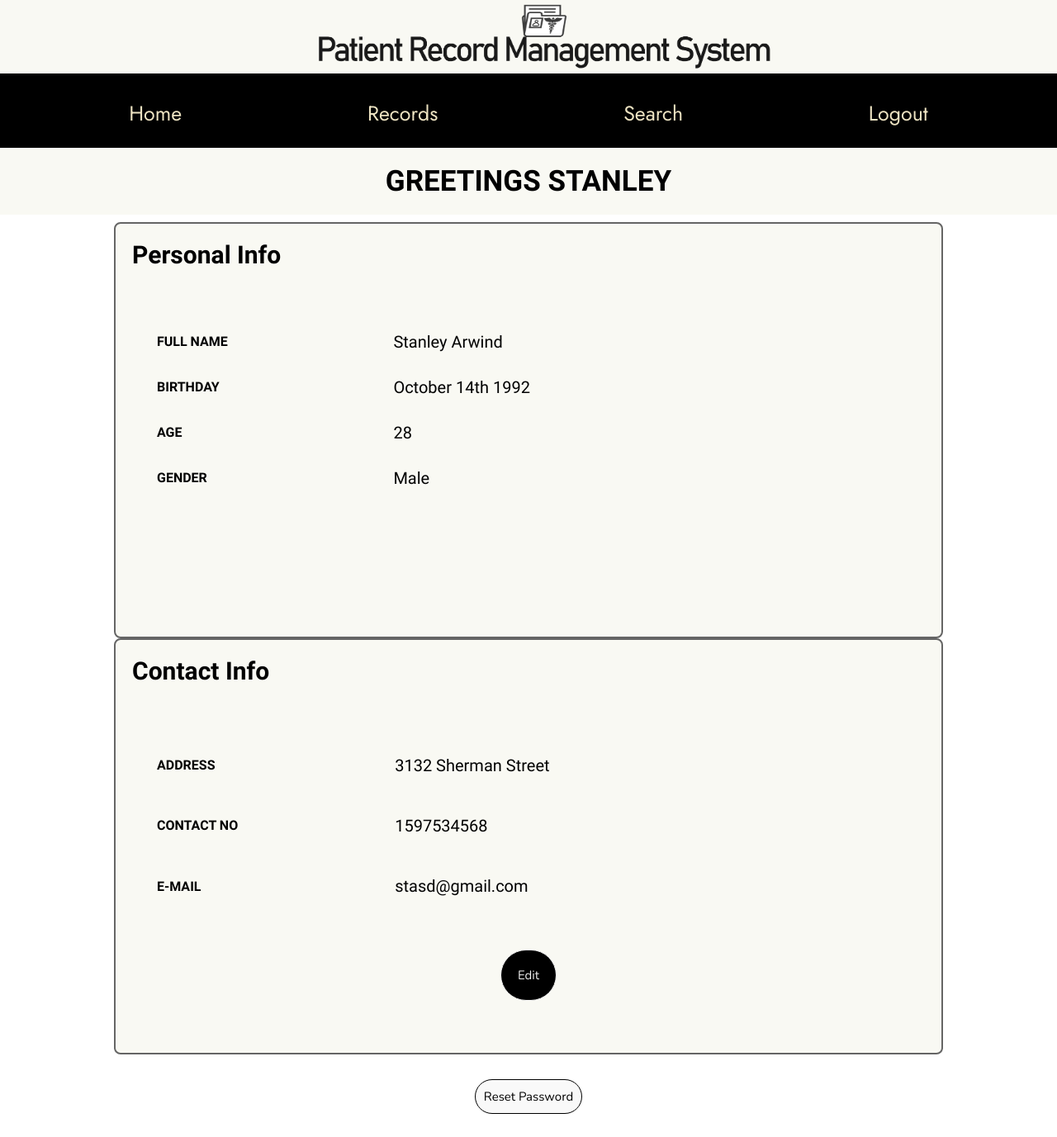
Screenshot of /pdashboard.php (signed in) with the database file from the repository.
### tables this page shows
CREATE TABLE IF NOT EXISTS `patient` (
  `SSN` varchar(20) NOT NULL,
  `F_Name` char(15) NOT NULL,
  `L_Name` char(15) NOT NULL,
  `Address` varchar(30) NOT NULL,
  `Contact_No` varchar(20) NOT NULL,
  `Email` varchar(50) DEFAULT NULL,
  `Date_Of_Birth` date NOT NULL,
  `Gender` char(10) NOT NULL
);

### pdashboard.php (the view, shortened to what this page needs)
<!DOCTYPE html>
<html>
<head>
  <link rel="stylesheet" type="text/css" href="css/pdash_style.css">
</head>
<body>
  <div class="top_img"><img src="Resource/land2.png"></div>
  <div class="navigation-bar" style="text-align: center">
    <a href="pdashboard.php" >Home</a>
    <a href="precords.php">Records </a>
    <a href="psearch.php">Search</a>
    <a class='logout' href="logout.php">Logout</a>
  </div>
  <?php
    require "connection.php";
    $uid=$_SESSION["userID"];
    $sql="SELECT SSN, F_Name, CONCAT(F_Name,' ',L_Name) AS Full_name, Address, Contact_No, Email, Date_Format(Date_Of_Birth,'%M %D %Y') AS Date_Of_Birth, Gender, DATE_FORMAT(NOW(), '%Y') - DATE_FORMAT(Date_Of_Birth, '%Y') - (DATE_FORMAT(NOW(), '00-%m-%d') < DATE_FORMAT(Date_Of_Birth, '00-%m-%d')) AS age FROM patient WHERE SSN=?";
    $stmt= mysqli_stmt_init($conn);
    if (!mysqli_stmt_prepare($stmt,$sql)) {
      header("Location:pdashboard.php?error=sqlerror");
    }
    else {
      mysqli_stmt_bind_param($stmt, "s", $uid);
      mysqli_stmt_execute($stmt);
      $result= mysqli_stmt_get_result($stmt);
      if ($row = mysqli_fetch_assoc($result))
      {
        $fname=strtoupper($row["F_Name"]);
        $fullname=$row["Full_name"];
        $address=$row["Address"];
        $cont=$row["Contact_No"];
        $mail=$row["Email"];
        $dob=$row["Date_Of_Birth"];
        $gen=$row["Gender"];
        $age=$row["age"];
        echo "
          <div class='welcome'><h2 class='welcome_mssg'> GREETINGS $fname</h2></div>
          <div class='pi_box'>
            <div class='pi_table'>
            <h3> Personal Info</h3>
              <table>
                <tr><th>FULL NAME</th>
                    <td>$fullname</td></tr>
                <tr><th>BIRTHDAY</th>
                   <td>$dob</td></tr>
                <tr><th>AGE</th>
                    <td>$age</td></tr>
                <tr><th>GENDER</th>
                   <td>$gen</td></tr>
              </table>
            </div>
          </div>
          <div class='ci_box'>
            <div class='ci_table'>
            <h3> Contact Info</h3>
              <table>
                <tr><th>ADDRESS</th>
                    <td>$address</td></tr>
                <tr><th>CONTACT NO</th>
                   <td>$cont</td></tr>
                <tr><th>E-MAIL</th>
                   <td>$mail</td></tr>
              </table>
              <a href='patient_info_edit.php'>Edit</a>
            </div>
          </div>
          <div class='res_div'><a class='res' href='p_res_pass.php'>Reset Password</a></div>
        <div class='footer'></div>
        ";
      }
    }
   ?>
</body>
</html>

### css/pdash_style.css (style rules this page uses)
* { margin: 0; padding: 0; }
.top_img { width: 100%; background-color: #f9f9f3; }
.top_img img { width: 550px; height: 80px; margin: 5px 30% auto; }
.navigation-bar { background-color: black; overflow: hidden; font-family: "Jost", sans-serif; height: 90px; text-align: center; }
.navigation-bar a { display: inline-block; float: none; font-size: 25px; text-decoration: none; color: #ece2c1; padding: 30px 30px; margin: 0 80px; }
.welcome { width: 100%; height: 90px; }
.welcome_mssg { font-family: "Barlow Condensed", sans-serif; font-size: 35px; background: #f9f9f3; text-align: center; padding: 20px; }
.pi_box, .ci_box { text-align: center; }
.pi_table, .ci_table { display: inline-block; width: 1000px; height: 500px; border: 2px solid rgb(101 101 101); border-radius: 8px; font-family: "Barlow Condensed", sans-serif; background: #f9f9f3; }
.pi_table h3, .ci_table h3 { margin: 2%; text-align: left; font-size: 30px; }
.pi_table table, .ci_table table { font-family: "Questrial", sans-serif; height: 300px; width: 900px; text-align: left; padding: 30px; border-spacing: 20px; padding: 30px; }
.pi_table table td, .ci_table table td { font-size: 20px; }
.ci_table a { display: inline-block; background: black; padding: 20px; margin-left: 320; text-decoration: none; font-family: "Nunito", sans-serif; font-size: 15px; color: #f1f1f1; border: 1px solid #f1f1f1; border-radius: 40px; outline: none; }
.res_div { width: 100%; height: 20%; text-align: center; margin-top: 30px; }
.res { display: inline-block; background: #f9f9f9; padding: 10px; margin-left: auto; margin-right: auto; text-decoration: none; font-family: "Nunito", sans-serif; font-size: 15px; color: black; border: 1px solid black; border-radius: 40px; outline: none; }

### rows the page displays
patient: F_Name "STANLEY", Gender "Male", Address "3132 Sherman Street", Contact_No "1597534568", Email "stasd@gmail.com"

### other values shown
$fullname "Stanley Arwind"
$dob "October 14th 1992"
$age "28"
